Frame 1 (no input): blank canvas, image omitted
Frame 60 (the mouse pressed at the canvas centre just before this capture): blank canvas, image omitted
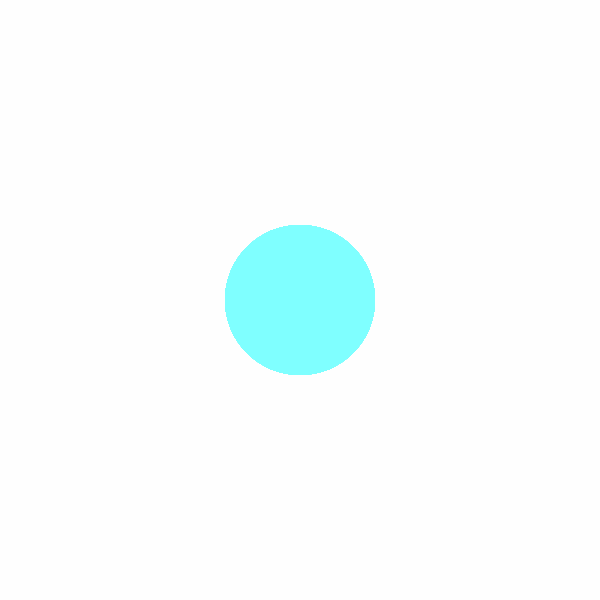
Frame 120 (the mouse held since frame 60 and released just before this capture)

The Processing sketch whose frames 1 and 60 were blank and that drew this single picture after the mouse press (run headless with seeded random() and noise(); from frame 60 on, the mouse is pressed at the canvas centre):

// Processing sketch: sketch_190811h
// ── sketch_190811h.pde
/**
 * マウスの位置に応じて色と大きさの違う円を生成
 */
int maxColor;

void setup () {
  size(600, 600);
  maxColor = width;
  colorMode(HSB, maxColor);
  background(maxColor - 1);
  noStroke();
  frameRate(24);
}

void draw () {
  fill(mouseX, maxColor * 0.5, maxColor);
  ellipse(mouseX, mouseY, mouseY/2, mouseY/2);
}
